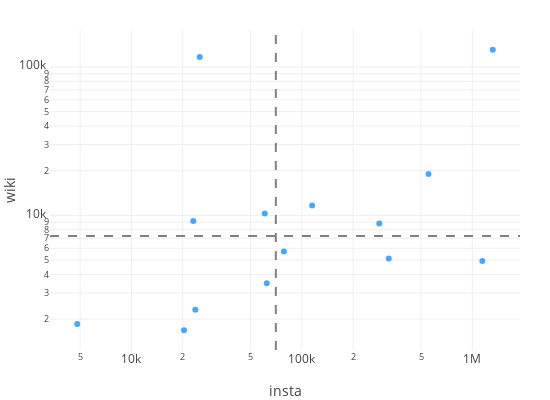

The notebook cell this image was saved under:
### Code cell
def insta_wiki_scatter(scatter_x1, scatter_y1, scatter_labels1):
    PLOT_HEIGHT = 400
    PLOT_WIDTH = 550
    
    data = [go.Scatter(x=scatter_x1, y=scatter_y1,
                       text=scatter_labels1,
                       mode = 'markers',
                       hoverinfo='text',
                       name='huge',
                       textfont=dict(size=8, color='lightgrey'),
                       marker=dict(color='dodgerblue', opacity=0.8)),
            ]

    min_x = np.min(scatter_x1)
    max_x = np.max(scatter_x1)
    med_x = np.median(scatter_x1)
    med_y = np.median(scatter_y1)
    
    shapes=[dict(type='line',
                 xref='x', yref='paper',
                 x0=med_x, y0=0,
                 x1=med_x, y1=1,
                 line=dict(color='grey', width=2, dash='dash')),
            dict(type='line',
                 xref='paper', yref='y',
                 x0=0, y0=med_y,
                 x1=1, y1=med_y,
                 line=dict(color='grey', width=2, dash='dash'))]

    layout = go.Layout(width=PLOT_WIDTH,
                       height=PLOT_HEIGHT,
                       margin = go.layout.Margin(t=30, b=50, l=50, r=30),
                       xaxis=dict(
                            title='insta', type='log',
                       ),
                       yaxis=dict(
                            title='wiki', type='log'),
                       hovermode='closest',
                       shapes=shapes,
                       showlegend=False)

    fig = go.Figure(data=data, layout=layout)
    py.iplot(fig, show_link=False)
    

wiki_df = get_wiki_locations()
street_wiki_dict = get_street_wiki_views(wiki_df)
street_insta_dict = get_insta_dict()  
street_locs_wiki = get_street_locs(wiki_df)
wiki_data = get_wiki_data()

insta_wiki_scatter([x[0] for x in wiki_data.values()],
                    [x[1] for x in wiki_data.values()],
                    [x[2] for x in wiki_data.values()])

### Figure 1 — Plotly figure (JSON) as saved in the notebook; plotly's stock layout.template omitted (floating-point values rounded to 4 significant figures)
{"data": [{"hoverinfo": "text", "marker": {"color": "dodgerblue", "opacity": 0.8}, "mode": "markers", "name": "huge", "text": ["<i>Территория Петропавловская Крепость</i><br>Peter and Paul Fortr..., 100639<br>Saints Peter and Pau..., 29922", "<i>Футбольная Аллея</i><br>Sibur Arena, 4742<br>Gazprom Arena, 179", "<i>19-Я Линия В.O.</i><br>Vasilyevsky Island, 18980", "<i>29 Линия Васильевского Острова</i><br>Erarta, 5120", "<i>Парк Александровский</i><br>Military Historical ..., 8800", "<i>Дворцовый Мост</i><br>Palace Bridge, 11657", "<i>Троицкий Мост</i><br>Trinity Bridge, Sain..., 5702", "<i>21-Я Линия В.О.</i><br>Saint Petersburg Min..., 3484", "<i>1-Й Елагин Мост</i><br>Yelagin Palace, 10285", "<i>Менделеевская Линия</i><br>Saint Petersburg Sta..., 116774", "<i>Торфяная Дорога</i><br>Staraya Derevnya (Sa..., 2311", "<i>Дорога В Угольную Гавань</i><br>Big port Saint Peter..., 9169", "<i>Благовещенский Мост</i><br>Annunciation Bridge, 1682", "<i>Дорога На Турухтанные Oстрова</i><br>Kirovsky District, S..., 1855"], "textfont": {"color": "lightgrey", "size": 8}, "type": "scatter", "uid": "1e888288-2b0b-11e9-a188-3c15c2cf2370", "x": [1317967, 1144909, 552927, 323413, 284651, 114969, 78469, 62244, 60553, 25184, 23720, 23074, 20361, 4813], "y": [130561, 4921, 18980, 5120, 8800, 11657, 5702, 3484, 10285, 116774, 2311, 9169, 1682, 1855]}], "layout": {"height": 400, "hovermode": "closest", "margin": {"b": 50, "l": 50, "r": 30, "t": 30}, "shapes": [{"line": {"color": "grey", "dash": "dash", "width": 2}, "type": "line", "x0": 70360.0, "x1": 70360.0, "xref": "x", "y0": 0, "y1": 1, "yref": "paper"}, {"line": {"color": "grey", "dash": "dash", "width": 2}, "type": "line", "x0": 0, "x1": 1, "xref": "paper", "y0": 7251, "y1": 7251, "yref": "y"}], "showlegend": false, "width": 550, "xaxis": {"title": "insta", "type": "log"}, "yaxis": {"title": "wiki", "type": "log"}}}
